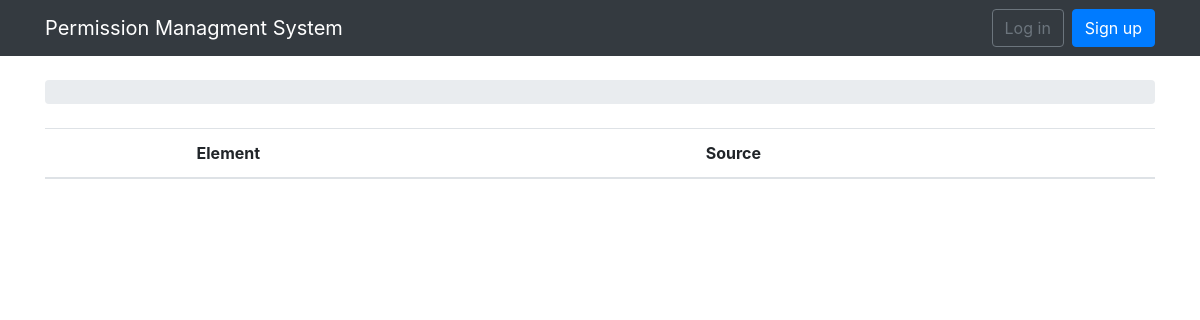
Page /books/18/list on the earlier database version.
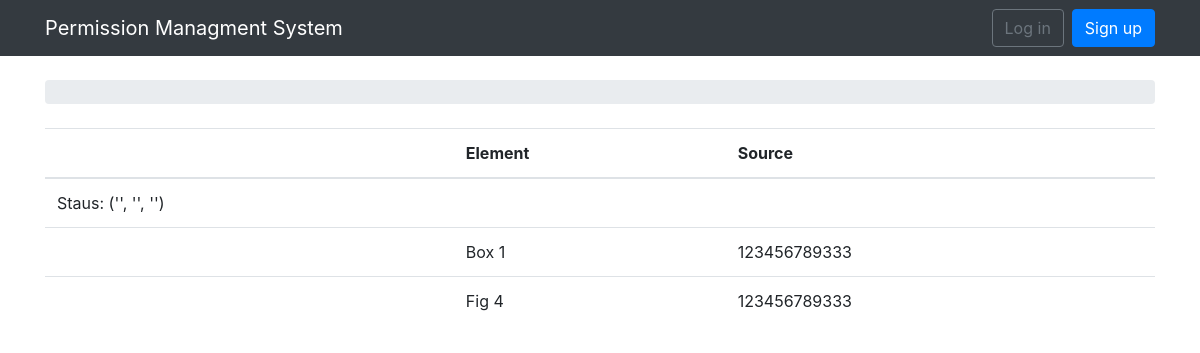
Same page on the later database version.
### permissions/models.py (models this page shows, shortened)
class Element(models.Model):
    unit = models.ForeignKey(Unit, null=True, related_name='elements', on_delete=models.CASCADE)
    element_number = models.CharField(max_length=30)
    specified_as = models.CharField(max_length=25, choices=SPECIFIED_CHOICES)
    caption = models.TextField(max_length=300, null=True)
    source = models.CharField(max_length=75, null=True)
    credit_line = models.TextField(max_length=300, null=True)
    status = models.CharField(max_length=25, choices=STATUS_CHOICES)
    source_link = models.CharField(max_length=100, null=True)
    title = models.CharField(max_length=100, null=True)
    rh_email = models.EmailField(null=True)
    alt_email = models.EmailField(null=True)
    rh_address = models.TextField(max_length=100, null=True)
    phone = models.CharField(max_length=20, null=True)
    fax = models.CharField(max_length=20, null=True)
    insert_1 = models.CharField(max_length=100, null=True)
    jbl_rh_name = models.CharField(max_length=75, null=True)
    file_location = models.CharField(max_length=100, null=True)
    file_name = models.CharField(max_length=40, null=True)
    requested_on = models.DateField(null=True)
    granted_on = models.DateField(null=True, blank=True)
    created_at = models.DateField(auto_now_add=True)
    updated_at = models.DateField(null=True)
    created_by = models.ForeignKey(User, null=True, related_name='+', on_delete=models.CASCADE)
    updated_by = models.ForeignKey(User, null=True, related_name='+', on_delete=models.CASCADE)
    active = models.BooleanField(default=True)

class Unit(models.Model):
    book = models.ForeignKey(Book, null=True, related_name='units', on_delete=models.CASCADE)
    chapter_number = models.CharField(max_length=30)
    chapter_title = models.CharField(max_length=100)
    active = models.BooleanField()

class Book(models.Model):
    title = models.CharField(max_length=100)
    isbn = models.CharField(max_length=13, unique=True)
    active = models.BooleanField(default=True)
    created_at = models.DateTimeField(auto_now_add=True, null=True)

### permissions/views.py (the view)
# urls.py: url(r'^books/(?P<pk>\d+)/list$', views.unit_list, name='unit_list'),
def unit_list(request, pk):
    book = get_object_or_404(Book, pk=pk)
    element = Element.objects.filter(unit__book=pk)
    context = defaultdict(list)
    dict(context)
    source=""
    credit_line=""
    rh_email=""
    for p in element:
        if not p.source is None:
            source=p.source.strip()
        if not p.credit_line is None:
            credit_line=p.credit_line.strip()
        if not p.rh_email is None:
            rh_email=p.rh_email.strip()
        s=source,credit_line,rh_email
        context[s].append(p.pk)
    context.default_factory = None
    return render(request, "elementlist.html", {'context': context, 'element': element})

### templates/elementlist.html (shortened to what this page needs)
{% extends 'base.html' %}
{% load humanize %}
{% block content %}
<table class="table">
  <thead class="thead-inverse">
    <tr>
      <th></th>
      <th>Element</th>
      <th>Source</th>
    </tr>
  </thead>
  <tbody>
{% for k,v in context.items %}
    <tr><td>Staus: {{k}}</td></tr>
    {% for x in v %}
        {% for e in element%}
        {% if x == e.pk %}
            <tr><td/><td>{{e.element_number}}</td>
            <td>{{e.unit.book.isbn}}</td></tr>
        {%endif%}
        {% endfor %}
    {% endfor %}
{% endfor %}
</tbody>
</table>
{% endblock %}

Differences in the rows shown:
added Element: element_number "Box 1", unit.book.isbn "123456789333"
added Element: element_number "Fig 4", unit.book.isbn "123456789333"
Other differences:
new list line: "Staus: ('', '', '')"
